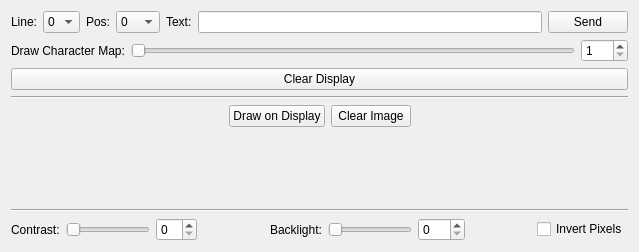
<?xml version="1.0" encoding="UTF-8"?>
<ui version="4.0">
 <class>LCD128x64</class>
 <widget class="QWidget" name="LCD128x64">
  <property name="geometry">
   <rect>
    <x>0</x>
    <y>0</y>
    <width>639</width>
    <height>252</height>
   </rect>
  </property>
  <property name="windowTitle">
   <string>Form</string>
  </property>
  <layout class="QVBoxLayout" name="verticalLayout_6">
   <item>
    <layout class="QHBoxLayout" name="horizontalLayout_3">
     <item>
      <widget class="QLabel" name="label_2">
       <property name="text">
        <string>Line:</string>
       </property>
      </widget>
     </item>
     <item>
      <widget class="QComboBox" name="line_combobox">
       <item>
        <property name="text">
         <string>0</string>
        </property>
       </item>
       <item>
        <property name="text">
         <string>1</string>
        </property>
       </item>
       <item>
        <property name="text">
         <string>2</string>
        </property>
       </item>
       <item>
        <property name="text">
         <string>3</string>
        </property>
       </item>
       <item>
        <property name="text">
         <string>4</string>
        </property>
       </item>
       <item>
        <property name="text">
         <string>5</string>
        </property>
       </item>
       <item>
        <property name="text">
         <string>6</string>
        </property>
       </item>
       <item>
        <property name="text">
         <string>7</string>
        </property>
       </item>
      </widget>
     </item>
     <item>
      <widget class="QLabel" name="label_4">
       <property name="text">
        <string>Pos:</string>
       </property>
      </widget>
     </item>
     <item>
      <widget class="QComboBox" name="pos_combobox">
       <item>
        <property name="text">
         <string>0</string>
        </property>
       </item>
       <item>
        <property name="text">
         <string>1</string>
        </property>
       </item>
       <item>
        <property name="text">
         <string>2</string>
        </property>
       </item>
       <item>
        <property name="text">
         <string>3</string>
        </property>
       </item>
       <item>
        <property name="text">
         <string>4</string>
        </property>
       </item>
       <item>
        <property name="text">
         <string>5</string>
        </property>
       </item>
       <item>
        <property name="text">
         <string>6</string>
        </property>
       </item>
       <item>
        <property name="text">
         <string>7</string>
        </property>
       </item>
       <item>
        <property name="text">
         <string>8</string>
        </property>
       </item>
       <item>
        <property name="text">
         <string>9</string>
        </property>
       </item>
       <item>
        <property name="text">
         <string>10</string>
        </property>
       </item>
       <item>
        <property name="text">
         <string>11</string>
        </property>
       </item>
       <item>
        <property name="text">
         <string>12</string>
        </property>
       </item>
       <item>
        <property name="text">
         <string>13</string>
        </property>
       </item>
       <item>
        <property name="text">
         <string>14</string>
        </property>
       </item>
       <item>
        <property name="text">
         <string>15</string>
        </property>
       </item>
       <item>
        <property name="text">
         <string>16</string>
        </property>
       </item>
       <item>
        <property name="text">
         <string>17</string>
        </property>
       </item>
       <item>
        <property name="text">
         <string>18</string>
        </property>
       </item>
       <item>
        <property name="text">
         <string>19</string>
        </property>
       </item>
       <item>
        <property name="text">
         <string>20</string>
        </property>
       </item>
       <item>
        <property name="text">
         <string>21</string>
        </property>
       </item>
      </widget>
     </item>
     <item>
      <widget class="QLabel" name="label_3">
       <property name="text">
        <string>Text:</string>
       </property>
      </widget>
     </item>
     <item>
      <widget class="QLineEdit" name="text_edit">
       <property name="maxLength">
        <number>26</number>
       </property>
      </widget>
     </item>
     <item>
      <widget class="QPushButton" name="send_button">
       <property name="text">
        <string>Send</string>
       </property>
      </widget>
     </item>
    </layout>
   </item>
   <item>
    <layout class="QHBoxLayout" name="horizontalLayout_6">
     <item>
      <widget class="QLabel" name="label_5">
       <property name="text">
        <string>Draw Character Map:</string>
       </property>
      </widget>
     </item>
     <item>
      <widget class="QSlider" name="char_slider">
       <property name="minimum">
        <number>1</number>
       </property>
       <property name="maximum">
        <number>255</number>
       </property>
       <property name="orientation">
        <enum>Qt::Horizontal</enum>
       </property>
      </widget>
     </item>
     <item>
      <widget class="QSpinBox" name="char_spin">
       <property name="minimum">
        <number>1</number>
       </property>
       <property name="maximum">
        <number>255</number>
       </property>
      </widget>
     </item>
    </layout>
   </item>
   <item>
    <layout class="QHBoxLayout" name="horizontalLayout_5">
     <item>
      <widget class="QPushButton" name="clear_display_button">
       <property name="text">
        <string>Clear Display</string>
       </property>
      </widget>
     </item>
    </layout>
   </item>
   <item>
    <widget class="Line" name="line">
     <property name="orientation">
      <enum>Qt::Horizontal</enum>
     </property>
    </widget>
   </item>
   <item>
    <layout class="QHBoxLayout" name="horizontalLayout">
     <item>
      <spacer name="horizontalSpacer">
       <property name="orientation">
        <enum>Qt::Horizontal</enum>
       </property>
       <property name="sizeHint" stdset="0">
        <size>
         <width>40</width>
         <height>20</height>
        </size>
       </property>
      </spacer>
     </item>
     <item>
      <layout class="QVBoxLayout" name="image_button_layout">
       <item>
        <layout class="QHBoxLayout" name="horizontalLayout_2">
         <item>
          <widget class="QPushButton" name="draw_button">
           <property name="text">
            <string>Draw on Display</string>
           </property>
          </widget>
         </item>
         <item>
          <widget class="QPushButton" name="clear_button">
           <property name="text">
            <string>Clear Image</string>
           </property>
          </widget>
         </item>
        </layout>
       </item>
       <item>
        <spacer name="verticalSpacer">
         <property name="orientation">
          <enum>Qt::Vertical</enum>
         </property>
         <property name="sizeHint" stdset="0">
          <size>
           <width>20</width>
           <height>40</height>
          </size>
         </property>
        </spacer>
       </item>
      </layout>
     </item>
     <item>
      <spacer name="horizontalSpacer_2">
       <property name="orientation">
        <enum>Qt::Horizontal</enum>
       </property>
       <property name="sizeHint" stdset="0">
        <size>
         <width>40</width>
         <height>20</height>
        </size>
       </property>
      </spacer>
     </item>
    </layout>
   </item>
   <item>
    <widget class="Line" name="line_2">
     <property name="orientation">
      <enum>Qt::Horizontal</enum>
     </property>
    </widget>
   </item>
   <item>
    <layout class="QHBoxLayout" name="horizontalLayout_4">
     <item>
      <widget class="QLabel" name="label">
       <property name="text">
        <string>Contrast:</string>
       </property>
      </widget>
     </item>
     <item>
      <widget class="QSlider" name="contrast_slider">
       <property name="maximum">
        <number>63</number>
       </property>
       <property name="orientation">
        <enum>Qt::Horizontal</enum>
       </property>
      </widget>
     </item>
     <item>
      <widget class="QSpinBox" name="contrast_spin">
       <property name="maximum">
        <number>63</number>
       </property>
      </widget>
     </item>
     <item>
      <spacer name="horizontalSpacer_3">
       <property name="orientation">
        <enum>Qt::Horizontal</enum>
       </property>
       <property name="sizeHint" stdset="0">
        <size>
         <width>40</width>
         <height>20</height>
        </size>
       </property>
      </spacer>
     </item>
     <item>
      <widget class="QLabel" name="label_6">
       <property name="text">
        <string>Backlight:</string>
       </property>
      </widget>
     </item>
     <item>
      <widget class="QSlider" name="backlight_slider">
       <property name="maximum">
        <number>100</number>
       </property>
       <property name="orientation">
        <enum>Qt::Horizontal</enum>
       </property>
      </widget>
     </item>
     <item>
      <widget class="QSpinBox" name="backlight_spin">
       <property name="maximum">
        <number>100</number>
       </property>
      </widget>
     </item>
     <item>
      <spacer name="horizontalSpacer_5">
       <property name="orientation">
        <enum>Qt::Horizontal</enum>
       </property>
       <property name="sizeHint" stdset="0">
        <size>
         <width>40</width>
         <height>20</height>
        </size>
       </property>
      </spacer>
     </item>
     <item>
      <widget class="QCheckBox" name="invert_checkbox">
       <property name="text">
        <string>Invert Pixels</string>
       </property>
      </widget>
     </item>
    </layout>
   </item>
  </layout>
 </widget>
 <resources/>
 <connections/>
</ui>
